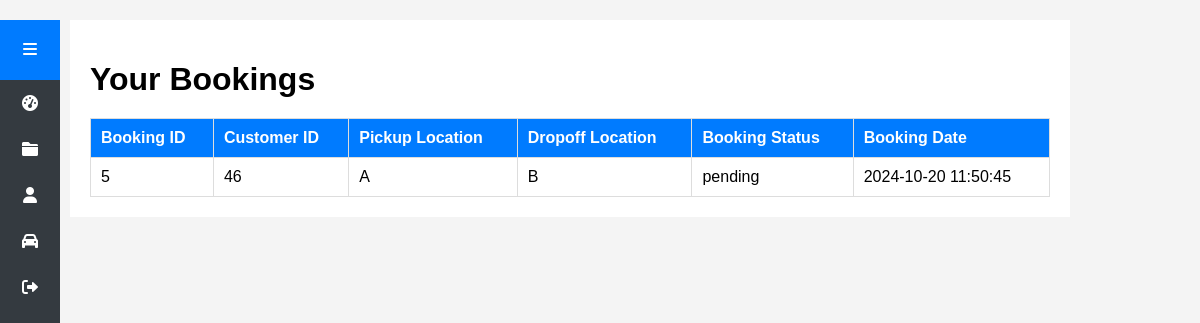
Page /driver/manage_bookings.php (signed in) on the committed database.
### tables this page shows
CREATE TABLE `bookings` (
  `id` int NOT NULL,
  `customer_id` int NOT NULL,
  `driver_id` int NOT NULL,
  `pickup_location` varchar(255) NOT NULL,
  `dropoff_location` varchar(255) NOT NULL,
  `booking_status` enum('pending','confirmed','completed','cancelled') DEFAULT 'pending',
  `booking_date` timestamp NULL DEFAULT CURRENT_TIMESTAMP,
  `cash` decimal(10,2) NOT NULL DEFAULT '0.00'
);

### driver/manage_bookings.php (the view, shortened to what this page needs)
<?php
include '../db.php';
$driver_id = $_SESSION['id'];
$bookingsQuery = "SELECT b.id, b.customer_id, b.pickup_location, b.dropoff_location, b.booking_status, b.booking_date
                  FROM bookings b
                  WHERE b.driver_id = ?";
$bookingsStmt = $conn->prepare($bookingsQuery);
$bookingsStmt->bind_param("i", $driver_id);
$bookingsStmt->execute();
$bookingsResult = $bookingsStmt->get_result();
?>
<!DOCTYPE html>
<html lang="en">
<head>
    <link rel="stylesheet" href="../styles.css">
    <link rel="stylesheet" href="https://cdnjs.cloudflare.com/ajax/libs/font-awesome/6.0.0-beta3/css/all.min.css">
</head>
<body>
<div class="sidebar" id="sidebar">
    <div class="sidebar-header">
        <div class="menu-toggle" id="menu-toggle">
            <i class="fas fa-bars"></i>
        </div>
    </div>
    <div class="sidebar-menu" id="sidebar-menu">
        <a href="driver_dashboard.php"><i class="fas fa-tachometer-alt"></i> <span class="menu-text">Dashboard</span></a>
        <a href="manage_bookings.php"><i class="fas fa-folder"></i><span class="menu-text">Manage Booking</span></a>
        <a href="manage_profile.php"><i class="fas fa-user"></i><span class="menu-text">Profile Details</span></a>
        <a href="vehicle_details.php"><i class="fas fa-car"></i> <span class="menu-text">Vehicle Details</span></a>
        <a href="../driver/logout.php"><i class="fas fa-sign-out-alt"></i><span class="menu-text">Logout</span></a>
    </div>
</div>
<div class="container">
    <h1>Your Bookings</h1>
    <?php if ($bookingsResult->num_rows > 0): ?>
        <table>
            <thead>
                <tr>
                    <th>Booking ID</th>
                    <th>Customer ID</th>
                    <th>Pickup Location</th>
                    <th>Dropoff Location</th>
                    <th>Booking Status</th>
                    <th>Booking Date</th>
                </tr>
            </thead>
            <tbody>
                <?php while ($booking = $bookingsResult->fetch_assoc()): ?>
                    <tr>
                        <td><?php echo htmlspecialchars($booking['id']); ?></td>
                        <td><?php echo htmlspecialchars($booking['customer_id']); ?></td>
                        <td><?php echo htmlspecialchars($booking['pickup_location']); ?></td>
                        <td><?php echo htmlspecialchars($booking['dropoff_location']); ?></td>
                        <td><?php echo htmlspecialchars($booking['booking_status']); ?></td>
                        <td><?php echo htmlspecialchars($booking['booking_date']); ?></td>
                    </tr>
                <?php endwhile; ?>
            </tbody>
        </table>
    <?php else: ?>
        <p>No bookings found.</p>
    <?php endif; ?>
</div>
</body>
</html>

### styles.css (style rules this page uses)
body { font-family: Arial, sans-serif; background-color: #f4f4f4; margin: 0; padding: 0; }

### driver/manage_bookings.php (style rules this page uses)
.sidebar { width: 60px; height: 100vh; background-color: #343a40; position: fixed; transition: width 0.3s; }
.sidebar-header { display: flex; justify-content: center; align-items: center; height: 60px; background-color: #007BFF; }
.menu-toggle { cursor: pointer; color: white; }
.sidebar-menu { display: flex; flex-direction: column; align-items: center; }
.sidebar-menu a { padding: 15px 0; color: white; text-decoration: none; display: flex; justify-content: center; align-items: center; width: 100%; }
.container { margin-left: 70px; padding: 20px; }
h1 { margin-bottom: 20px; }
table { width: 100%; border-collapse: collapse; }
table, th, td { border: 1px solid #ddd; }
th, td { padding: 10px; text-align: left; }
th { background-color: #007BFF; color: white; }

### rows in the picture
bookings: id "5", customer "46", pickup_location "A", dropoff_location "B", booking_status "pending", booking_date "2024-10-20 11:50:45"
